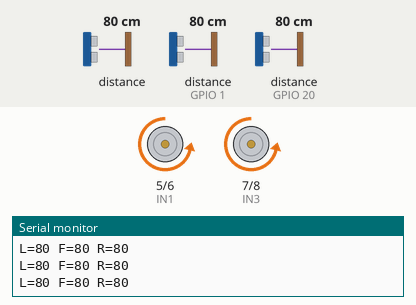
Recording of a sketch running on a simulated ESP32-S3. Shown: motor-driver pin pairs drawn as motors (green arrow = first pin HIGH = forward, orange = second pin HIGH = backward, longer = more drive, scaled by the enable pin), the last lines printed to the serial monitor. Wiring (inferred from the names in the program): 3 × ultrasonic range finder: trigger GPIO 2, echo GPIO 20 / trigger GPIO 3, echo GPIO 0 / trigger GPIO 4, echo GPIO 1. Inputs (shaded band) come from the test bench; at power-on: distance to the obstacle 80 cm, distance to the obstacle (sensors on GPIO 1, GPIO 20) 80 cm. The echo pulse lasts 58.3 µs per cm.

Above: at 1.2 s.
1.3 s: distance to the obstacle (sensor 0) set to 27 cm
2.8 s: distance to the obstacle (sensor 0) set to 22 cm
At 3.11 s:
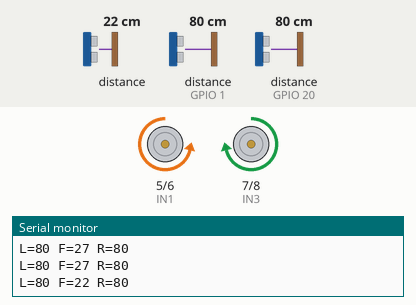
At 4.09 s:
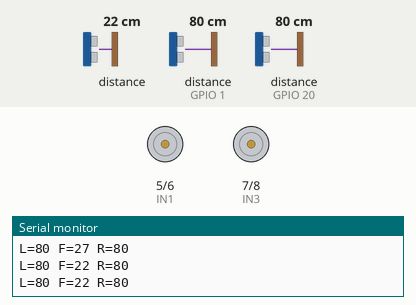
5.8 s: distance to the obstacle (sensor on GPIO 1) set to 85 cm
At 6.37 s:
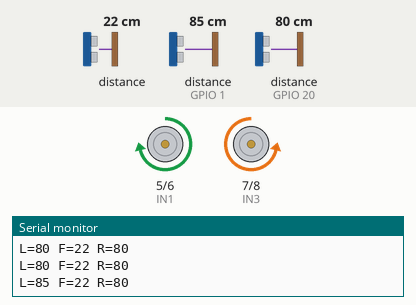
8.8 s: distance to the obstacle (sensor on GPIO 1) set to 2 cm
11.8 s: distance to the obstacle (sensor on GPIO 20) set to 16 cm
14.8 s: distance to the obstacle (sensor on GPIO 20) set to 13 cm
Timing chart, 0 to 18.8 s (numbered marks = the images above; inputs shaded):
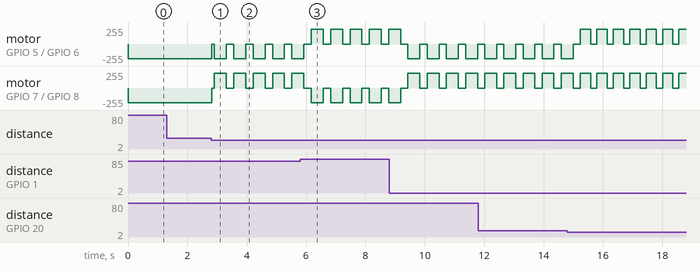

Measured:
- the behaviour switches between 25 and 24 cm on distance to the obstacle (sensor 0) (found by bisection; images 0 and 1)
- the behaviour switches between 80 and 81 cm on distance to the obstacle (sensor on GPIO 1) (found by bisection; images 2 and 3)
- after the input at 2.8 s, motor on GPIO 5 (IN1) / GPIO 6 (IN2): backward 219/255 → stopped at once, then repeats every 0.65 s: backward 219/255 0.40 s, stopped 0.25 s; motor on GPIO 7 (IN3) / GPIO 8 (IN4): backward 219/255 → stopped at once, then repeats every 0.65 s: forward 219/255 0.40 s, stopped 0.25 s

The sketch:

sketch_oct26a.ino
```cpp
#include <Arduino.h>

const int ENA = 9;
const int ENB = 10;
const int IN1 = 5;
const int IN2 = 6;
const int IN3 = 7;
const int IN4 = 8;

#define TRIG_LEFT  4
#define ECHO_LEFT  1
#define TRIG_FRONT 3
#define ECHO_FRONT 0
#define TRIG_RIGHT 2
#define ECHO_RIGHT 20


const int frontThreshold = 25;
const int sideTooClose = 12;
const int maxSnelheid = 220;
const int turnDelay = 400;
const int reverseDelay = 350;

const int freq = 5000;
const int resolution = 8;
const int pwmChannelA = 0;
const int pwmChannelB = 1;

long measureDistanceCM(int trigPin, int echoPin) {
    digitalWrite(trigPin, LOW);
    delayMicroseconds(2);
    digitalWrite(trigPin, HIGH);
    delayMicroseconds(10);
    digitalWrite(trigPin, LOW);

    long duration = pulseIn(echoPin, HIGH, 30000);
    if (duration == 0) return 999;
    return duration / 58;
}

void driveForward() {
    digitalWrite(IN1, LOW);
    digitalWrite(IN2, HIGH);
    digitalWrite(IN3, LOW);
    digitalWrite(IN4, HIGH);
    ledcWrite(pwmChannelA, maxSnelheid);
    ledcWrite(pwmChannelB, maxSnelheid);
}

void driveReverse() {
    digitalWrite(IN1, HIGH);
    digitalWrite(IN2, LOW);
    digitalWrite(IN3, HIGH);
    digitalWrite(IN4, LOW);
    ledcWrite(pwmChannelA, maxSnelheid);
    ledcWrite(pwmChannelB, maxSnelheid);
}

void rotateLeft() {
    digitalWrite(IN1, HIGH);
    digitalWrite(IN2, LOW);
    digitalWrite(IN3, LOW);
    digitalWrite(IN4, HIGH);
    ledcWrite(pwmChannelA, maxSnelheid);
    ledcWrite(pwmChannelB, maxSnelheid);
}

void rotateRight() {
    digitalWrite(IN1, LOW);
    digitalWrite(IN2, HIGH);
    digitalWrite(IN3, HIGH);
    digitalWrite(IN4, LOW);
    ledcWrite(pwmChannelA, maxSnelheid);
    ledcWrite(pwmChannelB, maxSnelheid);
}

void stopMotors() {
    ledcWrite(pwmChannelA, 0);
    ledcWrite(pwmChannelB, 0);
    digitalWrite(IN1, LOW);
    digitalWrite(IN2, LOW);
    digitalWrite(IN3, LOW);
    digitalWrite(IN4, LOW);
}

void setup() {
    Serial.begin(115200);

    pinMode(IN1, OUTPUT);
    pinMode(IN2, OUTPUT);
    pinMode(IN3, OUTPUT);
    pinMode(IN4, OUTPUT);

    pinMode(ENA, OUTPUT);
    pinMode(ENB, OUTPUT);

    pinMode(TRIG_LEFT, OUTPUT);
    pinMode(ECHO_LEFT, INPUT);
    pinMode(TRIG_FRONT, OUTPUT);
    pinMode(ECHO_FRONT, INPUT);
    pinMode(TRIG_RIGHT, OUTPUT);
    pinMode(ECHO_RIGHT, INPUT);

    ledcSetup(pwmChannelA, freq, resolution);
    ledcAttachPin(ENA, pwmChannelA);

    ledcSetup(pwmChannelB, freq, resolution);
    ledcAttachPin(ENB, pwmChannelB);
    stopMotors();
}

void loop() {
    long dLeft  = measureDistanceCM(TRIG_LEFT, ECHO_LEFT);
    long dFront = measureDistanceCM(TRIG_FRONT, ECHO_FRONT);
    long dRight = measureDistanceCM(TRIG_RIGHT, ECHO_RIGHT);

    Serial.print("L="); Serial.print(dLeft);
    Serial.print(" F="); Serial.print(dFront);
    Serial.print(" R="); Serial.println(dRight);


    if (dFront < frontThreshold) {
        stopMotors();
        delay(100);

        if (dLeft < 15 && dRight < 15) {
            driveReverse();
            delay(reverseDelay);
            stopMotors();
            delay(100);
            return;
        }

        if (dLeft > dRight) {
            rotateLeft();
        } else {
            rotateRight();
        }
        delay(turnDelay);
        stopMotors();
        delay(100);
    }

    else if (dLeft < sideTooClose) {
        rotateRight();
        delay(200);
        stopMotors();
    }

    else if (dRight < sideTooClose) {
        rotateLeft();
        delay(200);
        stopMotors();
    }
    else {
        driveForward();
    }

    delay(40);
}
```
